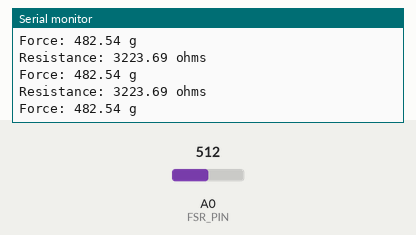
Bench run of a sketch on a simulated Arduino Uno, built with avr-gcc and run on an emulated ATmega328P. On the bench: the last lines printed to the serial monitor. The inputs (shaded band) are chosen by the test bench; at power-on: A0 (FSR_PIN) = 512.

Above: at 1.3 s.
1.4 s: A0 (FSR_PIN) set to 1005
At 1.82 s:
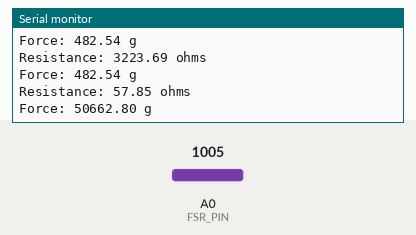
2.9 s: A0 (FSR_PIN) set to 1023
At 3.32 s:
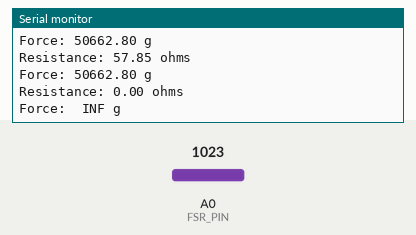
Timing chart, 0 to 5.9 s (numbered marks = the images above; inputs shaded):
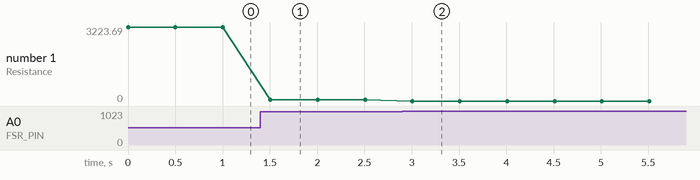

The sketch:

pressure_test_prof.ino
```cpp
const int FSR_PIN = A0; // Pin connected to FSR/resistor divider


const float VCC = 4.98; // Measured voltage of Ardunio 5V line

const float R_DIV = 3230.0; // Measured resistance of 3.3k resistor


void setup()

{

  Serial.begin(9600);

  pinMode(FSR_PIN, INPUT);

}


void loop()

{

  int fsrADC = analogRead(FSR_PIN);

  if (fsrADC != 0) // If the analog reading is non-zero

  {

    float fsrV = fsrADC * VCC / 1023.0;

    float fsrR = R_DIV * (VCC / fsrV - 1.0);

    Serial.println("Resistance: " + String(fsrR) + " ohms");

    float force;

    float fsrG = 1.0 / fsrR; // Calculate conductance

    if (fsrR <= 600)

      force = (fsrG - 0.00075) / 0.00000032639;

    else

      force =  fsrG / 0.000000642857;

    Serial.println("Force: " + String(force) + " g");

    Serial.println();


    delay(500);

  }

  else

  {

  }

}
```

Measured:
- the behaviour switches between 1022 and 1023 on A0 (FSR_PIN) (found by bisection; images 1 and 2)
- after the input at 1.4 s, the serial monitor: prints a new line after 0.10 s (image 1)
- after the input at 2.9 s, the serial monitor: prints a new line after 0.11 s (image 2)
- plotted number 1: 3223.69 → 57.85 after the input at 1.4 s, 57.85 → 0 after the input at 2.9 s
